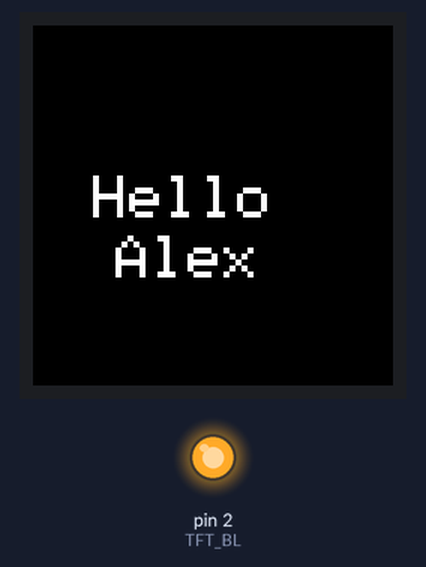
Bench run of a sketch on a simulated Arduino Uno, built with avr-gcc and run on an emulated ATmega328P. Shown: 240×240 colour display, output pins drawn as LEDs (lit = HIGH).

Above: at 0.2 s.

The sketch:

hello_screen.ino
```cpp
#include <Arduino_GFX_Library.h>

// Official Waveshare ESP32-S3-Touch-LCD-1.28 pins (Setup302)
#define TFT_BL   2
#define TFT_DC   8
#define TFT_CS   9
#define TFT_CLK  10
#define TFT_MOSI 11
#define TFT_RST  14

// Software SPI - bypasses all hardware SPI bus configuration issues
Arduino_DataBus *bus = new Arduino_SWSPI(TFT_DC, TFT_CS, TFT_CLK, TFT_MOSI, GFX_NOT_DEFINED);
Arduino_GFX *gfx = new Arduino_GC9A01(bus, TFT_RST, 0, false);

void setup() {
  pinMode(TFT_BL, OUTPUT);
  digitalWrite(TFT_BL, HIGH);

  gfx->begin();
  gfx->fillScreen(RGB565_BLACK);
  gfx->setTextColor(RGB565_WHITE);
  gfx->setTextSize(4);
  gfx->setCursor(40, 100);
  gfx->print("Hello");
  gfx->setCursor(55, 140);
  gfx->print("Alex");
}

void loop() {}
```
